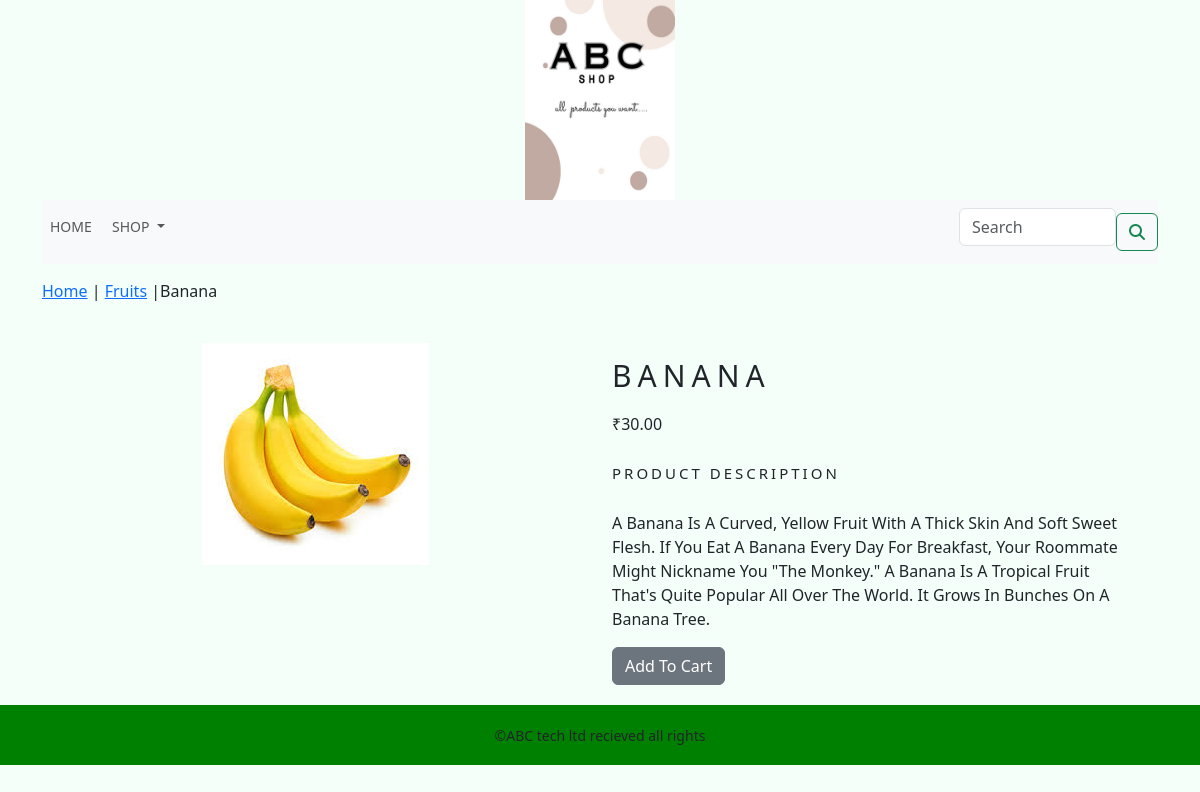
/shop/fruits/banana/, run on the app's committed database.
### shop/models.py (models this page shows, shortened)
class Product(models.Model):
    name=models.CharField(max_length=250,unique=True)
    slug=models.SlugField(max_length=250,unique=True)
    description=models.TextField(blank=True)
    price=models.DecimalField(max_digits=10,decimal_places=2)
    category=models.ForeignKey(Category,on_delete=models.CASCADE)
    image=models.ImageField(upload_to='product',blank=True)
    stock=models.IntegerField()
    available=models.BooleanField(default=True)
    created=models.DateTimeField(auto_now_add=True)
    updated=models.DateTimeField(auto_now=True)
    class Meta:
        ordering=('name',)
        verbose_name='product'
        verbose_name_plural = 'products'

class Category(models.Model):
    name=models.CharField(max_length=250,unique=True)
    slug=models.SlugField(max_length=250,unique=True)
    description=models.TextField(blank=True)
    image=models.ImageField(upload_to='category',blank=True)
    class Meta:
        ordering=('name',)
        verbose_name='category'
        verbose_name_plural='categories'
    def get_url(self):
        return reverse('shop:products_by_category',args=[self.slug])
    def __str__(self):
        return '{}'.format(self.name)

### shop/views.py (the view)
# urls.py: path('<slug:c_slug>/<slug:product_slug>/',views.proDetails,name='prodCatDetails'),
def proDetails(request,c_slug,product_slug):
    try:
        products=Product.objects.get(category__slug=c_slug,slug=product_slug)
    except Exception as e:
        raise e
    return render(request,'products.html',{'products':products})

### cart/context_processors.py (called while the page is built)
def counter(request):
    item_count=0
    if 'admin' in request.path:
        return {}
    else:
        try:
            cart=Cart.objects.filter(cart_id=_cart_id(request))
            cart_items=CartItem.objects.all().filter(cart=cart[:1])
            for cart_item in cart_items:
                item_count += cart_item.quantity
        except Cart.DoesNotExist:
            item_count=0
    return dict(item_count=item_count)

### cart/views.py (called while the page is built)
def _cart_id(request):
    cart=request.session.session_key
    if not cart:
        cart=request.session.create()
    return cart

### shop/context_processors.py (called while the page is built)
def menu_links(request):
    links=Category.objects.all()
    return dict(links=links)

### templates/products.html (shortened to what this page needs)
{% extends 'base.html' %}
{% load static %}
{% block content %}
<div class="row my_prod_row_class">
    <div class="mx_auto">
        <p><a href="{% url 'shop:allProdCat' %}">Home</a> | <a href="{{products.category.get_url}}">{{products.category}}</a> |{{products.name}} </p>
    </div>
<div class="container">
 <br>
 <div class="row">
    <div class="col-12 col-sm-12 col-md-12 col-lg-6 text-center">
        <div style="min-width:18rem;">
            <img src="{{products.image.url}}" alt="{{products.name}}">
        </div>
    </div>
        <div class="col-12 col-sm-12 col-md-12 col-lg-6">
            <div>
            <h1 class="my_prod_title">{{products.name}}</h1>
            <p>₹{{products.price}}</p>
            <p class="my_title">Product Description</p>
             <p class="text-justify my_prod_text">{{products.description}}</p>
            {% if products.stock <= 0 %}
            <p class="text-justify my_prod_text"><b>Out Of Stock</b></p>
            {% else %}
            <a class="btn btn-secondary" href="{% url 'cart:add_cart' product_id=products.id %}">Add To Cart</a>
            {% endif %}
        </div>
    </div>
    </div>
</div>
</div>
{% endblock %}

### static/css/custom.css (style rules this page uses)
body { font-family: 'Titillium Web', sans-serif; }
.my_prod_row_class { padding-top:15px; padding-bottom:20px; }
.my_title { font-size:15px; text-transform:uppercase; letter-spacing:.2em; padding-top:10px; padding-bottom:10px; }
.my_prod_title { font-size:30px; text-transform:uppercase; letter-spacing:.2em; padding-top:15px; padding-bottom:10px; }
.my_prod_text { padding-right:20px; text-transform:capitalize; }

### data on the page
Product: category "Fruits", name "Banana", image (picture), name "BANANA", price "30.00", description "A Banana Is A Curved, Yellow Fruit With A Thick Skin And Soft Sweet Flesh. If You Eat A Banana Every Day For Breakfast, Your Roommate Might Nickname You \"the Monkey.\" A Banana Is A Tropical Fruit That's Quite Popular All Over The World. It Grows In Bunches On A Banana Tree."
